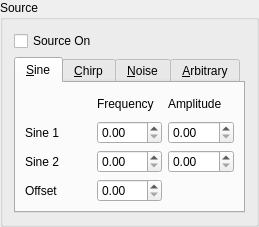
<?xml version="1.0" encoding="UTF-8"?>
<ui version="4.0">
 <class>GroupBox</class>
 <widget class="QGroupBox" name="GroupBox">
  <property name="geometry">
   <rect>
    <x>0</x>
    <y>0</y>
    <width>259</width>
    <height>209</height>
   </rect>
  </property>
  <property name="windowTitle">
   <string>GroupBox</string>
  </property>
  <property name="title">
   <string>Source</string>
  </property>
  <property name="checkable">
   <bool>false</bool>
  </property>
  <layout class="QHBoxLayout" name="horizontalLayout">
   <item>
    <layout class="QVBoxLayout" name="verticalLayout_3">
     <item>
      <widget class="SilentCheckBox" name="sourceOnCheck">
       <property name="text">
        <string>Source On</string>
       </property>
      </widget>
     </item>
     <item>
      <layout class="QVBoxLayout" name="verticalLayout_2">
       <item>
        <widget class="QTabWidget" name="sourceTab">
         <property name="currentIndex">
          <number>0</number>
         </property>
         <widget class="QWidget" name="tab">
          <attribute name="title">
           <string>&amp;Sine</string>
          </attribute>
          <layout class="QVBoxLayout" name="verticalLayout">
           <item>
            <layout class="QGridLayout" name="gridLayout">
             <item row="3" column="0">
              <widget class="QLabel" name="label_5">
               <property name="text">
                <string>Offset</string>
               </property>
              </widget>
             </item>
             <item row="1" column="2">
              <widget class="SilentDoubleSpinBox" name="sineAmplitude1Sb"/>
             </item>
             <item row="3" column="1">
              <widget class="SilentDoubleSpinBox" name="sineOffsetSb"/>
             </item>
             <item row="2" column="0">
              <widget class="QLabel" name="label_2">
               <property name="text">
                <string>Sine 2</string>
               </property>
              </widget>
             </item>
             <item row="0" column="2">
              <widget class="QLabel" name="label">
               <property name="text">
                <string>Amplitude</string>
               </property>
              </widget>
             </item>
             <item row="1" column="1">
              <widget class="SilentDoubleSpinBox" name="sineFrequency1Sb"/>
             </item>
             <item row="1" column="0">
              <widget class="QLabel" name="label_3">
               <property name="text">
                <string>Sine 1</string>
               </property>
              </widget>
             </item>
             <item row="2" column="1">
              <widget class="SilentDoubleSpinBox" name="sineFrequency2Sb"/>
             </item>
             <item row="2" column="2">
              <widget class="SilentDoubleSpinBox" name="sineAmplitude2Sb"/>
             </item>
             <item row="0" column="1">
              <widget class="QLabel" name="label_4">
               <property name="text">
                <string>Frequency</string>
               </property>
              </widget>
             </item>
            </layout>
           </item>
          </layout>
         </widget>
         <widget class="QWidget" name="chirpTab">
          <attribute name="title">
           <string>&amp;Chirp</string>
          </attribute>
          <layout class="QHBoxLayout" name="horizontalLayout_2">
           <item>
            <layout class="QGridLayout" name="gridLayout_3">
             <item row="0" column="0">
              <widget class="QLabel" name="label_7">
               <property name="text">
                <string>Amplitude</string>
               </property>
               <property name="buddy">
                <cstring>chirpAmplitudeSb</cstring>
               </property>
              </widget>
             </item>
             <item row="0" column="1">
              <widget class="SilentDoubleSpinBox" name="chirpAmplitudeSb"/>
             </item>
             <item row="1" column="0">
              <widget class="QLabel" name="label_6">
               <property name="text">
                <string>Burst Percentage</string>
               </property>
               <property name="buddy">
                <cstring>chirpBurstPercentageSb</cstring>
               </property>
              </widget>
             </item>
             <item row="1" column="1">
              <widget class="SilentDoubleSpinBox" name="chirpBurstPercentageSb"/>
             </item>
             <item row="2" column="0">
              <widget class="QLabel" name="label_8">
               <property name="text">
                <string>Source Display</string>
               </property>
               <property name="buddy">
                <cstring>chirpSourceDisplayCb</cstring>
               </property>
              </widget>
             </item>
             <item row="2" column="1">
              <widget class="EnumComboBox" name="chirpSourceDisplayCb"/>
             </item>
            </layout>
           </item>
          </layout>
         </widget>
         <widget class="QWidget" name="noiseTab">
          <attribute name="title">
           <string>&amp;Noise</string>
          </attribute>
          <layout class="QHBoxLayout" name="horizontalLayout_3">
           <item>
            <layout class="QFormLayout" name="formLayout_2">
             <property name="fieldGrowthPolicy">
              <enum>QFormLayout::AllNonFixedFieldsGrow</enum>
             </property>
             <item row="0" column="0">
              <widget class="QLabel" name="label_9">
               <property name="text">
                <string>Amplitude</string>
               </property>
               <property name="buddy">
                <cstring>noiseAmplitudeSb</cstring>
               </property>
              </widget>
             </item>
             <item row="0" column="1">
              <widget class="SilentDoubleSpinBox" name="noiseAmplitudeSb"/>
             </item>
             <item row="1" column="0">
              <widget class="QLabel" name="label_10">
               <property name="text">
                <string>Noise Type</string>
               </property>
               <property name="buddy">
                <cstring>noiseTypeCombo</cstring>
               </property>
              </widget>
             </item>
             <item row="1" column="1">
              <widget class="EnumComboBox" name="noiseTypeCombo"/>
             </item>
             <item row="2" column="0">
              <widget class="QLabel" name="label_11">
               <property name="text">
                <string>Burst Percentage</string>
               </property>
               <property name="buddy">
                <cstring>noiseBurstPercentageSb</cstring>
               </property>
              </widget>
             </item>
             <item row="2" column="1">
              <widget class="SilentDoubleSpinBox" name="noiseBurstPercentageSb"/>
             </item>
             <item row="3" column="0">
              <widget class="QLabel" name="label_12">
               <property name="text">
                <string>Source Display</string>
               </property>
               <property name="buddy">
                <cstring>noiseSourceDisplayCombo</cstring>
               </property>
              </widget>
             </item>
             <item row="3" column="1">
              <widget class="EnumComboBox" name="noiseSourceDisplayCombo"/>
             </item>
            </layout>
           </item>
          </layout>
         </widget>
         <widget class="QWidget" name="arbitraryTab">
          <attribute name="title">
           <string>&amp;Arbitrary</string>
          </attribute>
          <layout class="QHBoxLayout" name="horizontalLayout_4">
           <item>
            <layout class="QFormLayout" name="formLayout">
             <item row="0" column="0">
              <widget class="QLabel" name="label_13">
               <property name="text">
                <string>Amplitude</string>
               </property>
               <property name="buddy">
                <cstring>arbitraryAmplitudeSb</cstring>
               </property>
              </widget>
             </item>
             <item row="0" column="1">
              <widget class="SilentDoubleSpinBox" name="arbitraryAmplitudeSb"/>
             </item>
             <item row="1" column="0">
              <widget class="QLabel" name="label_14">
               <property name="text">
                <string>Playback Rate</string>
               </property>
               <property name="buddy">
                <cstring>arbitraryPlaybackRateSb</cstring>
               </property>
              </widget>
             </item>
             <item row="1" column="1">
              <widget class="SilentDoubleSpinBox" name="arbitraryPlaybackRateSb"/>
             </item>
             <item row="2" column="0">
              <widget class="QLabel" name="label_15">
               <property name="text">
                <string>Source Buffer</string>
               </property>
               <property name="buddy">
                <cstring>arbitrarySourceBufferCombo</cstring>
               </property>
              </widget>
             </item>
             <item row="2" column="1">
              <widget class="EnumComboBox" name="arbitrarySourceBufferCombo"/>
             </item>
            </layout>
           </item>
          </layout>
         </widget>
        </widget>
       </item>
      </layout>
     </item>
    </layout>
   </item>
  </layout>
 </widget>
 <customwidgets>
  <customwidget>
   <class>EnumComboBox</class>
   <extends>QComboBox</extends>
   <header>LabWidgets.SilentWidgets</header>
  </customwidget>
  <customwidget>
   <class>SilentCheckBox</class>
   <extends>QCheckBox</extends>
   <header>LabWidgets.SilentWidgets</header>
  </customwidget>
  <customwidget>
   <class>SilentDoubleSpinBox</class>
   <extends>QDoubleSpinBox</extends>
   <header>LabWidgets.SilentWidgets</header>
  </customwidget>
 </customwidgets>
 <resources/>
 <connections/>
</ui>
